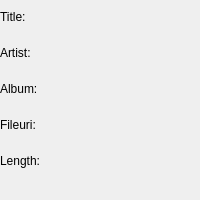
<?xml version="1.0" encoding="UTF-8"?>
<ui version="4.0">
 <class>ui_SongInfo</class>
 <widget class="QWidget" name="ui_SongInfo">
  <property name="windowModality">
   <enum>Qt::ApplicationModal</enum>
  </property>
  <property name="geometry">
   <rect>
    <x>0</x>
    <y>0</y>
    <width>200</width>
    <height>200</height>
   </rect>
  </property>
  <property name="sizePolicy">
   <sizepolicy hsizetype="Ignored" vsizetype="Ignored">
    <horstretch>0</horstretch>
    <verstretch>0</verstretch>
   </sizepolicy>
  </property>
  <property name="windowTitle">
   <string>Form</string>
  </property>
  <layout class="QVBoxLayout" name="verticalLayout">
   <property name="spacing">
    <number>0</number>
   </property>
   <property name="sizeConstraint">
    <enum>QLayout::SetNoConstraint</enum>
   </property>
   <property name="margin">
    <number>0</number>
   </property>
   <item>
    <layout class="QHBoxLayout" name="horizontalLayout">
     <property name="spacing">
      <number>0</number>
     </property>
     <property name="sizeConstraint">
      <enum>QLayout::SetDefaultConstraint</enum>
     </property>
     <item>
      <layout class="QVBoxLayout" name="verticalLayout_2">
       <property name="spacing">
        <number>2</number>
       </property>
       <property name="sizeConstraint">
        <enum>QLayout::SetDefaultConstraint</enum>
       </property>
       <item>
        <widget class="QLabel" name="label_2">
         <property name="sizePolicy">
          <sizepolicy hsizetype="Maximum" vsizetype="Preferred">
           <horstretch>0</horstretch>
           <verstretch>0</verstretch>
          </sizepolicy>
         </property>
         <property name="text">
          <string>Title:</string>
         </property>
        </widget>
       </item>
       <item>
        <widget class="QLabel" name="label_3">
         <property name="sizePolicy">
          <sizepolicy hsizetype="Maximum" vsizetype="Preferred">
           <horstretch>0</horstretch>
           <verstretch>0</verstretch>
          </sizepolicy>
         </property>
         <property name="text">
          <string>Artist:</string>
         </property>
        </widget>
       </item>
       <item>
        <widget class="QLabel" name="label">
         <property name="sizePolicy">
          <sizepolicy hsizetype="Maximum" vsizetype="Preferred">
           <horstretch>0</horstretch>
           <verstretch>0</verstretch>
          </sizepolicy>
         </property>
         <property name="text">
          <string>Album:</string>
         </property>
        </widget>
       </item>
       <item>
        <widget class="QLabel" name="label_4">
         <property name="sizePolicy">
          <sizepolicy hsizetype="Maximum" vsizetype="Preferred">
           <horstretch>0</horstretch>
           <verstretch>0</verstretch>
          </sizepolicy>
         </property>
         <property name="text">
          <string>Fileuri:</string>
         </property>
        </widget>
       </item>
       <item>
        <widget class="QLabel" name="label_5">
         <property name="sizePolicy">
          <sizepolicy hsizetype="Maximum" vsizetype="Preferred">
           <horstretch>0</horstretch>
           <verstretch>0</verstretch>
          </sizepolicy>
         </property>
         <property name="text">
          <string>Length:</string>
         </property>
        </widget>
       </item>
      </layout>
     </item>
     <item>
      <layout class="QVBoxLayout" name="verticalLayout_3">
       <property name="spacing">
        <number>2</number>
       </property>
       <property name="sizeConstraint">
        <enum>QLayout::SetDefaultConstraint</enum>
       </property>
       <item>
        <widget class="QLabel" name="lbl_title">
         <property name="sizePolicy">
          <sizepolicy hsizetype="Ignored" vsizetype="Preferred">
           <horstretch>0</horstretch>
           <verstretch>0</verstretch>
          </sizepolicy>
         </property>
         <property name="text">
          <string/>
         </property>
         <property name="scaledContents">
          <bool>false</bool>
         </property>
         <property name="alignment">
          <set>Qt::AlignLeading|Qt::AlignLeft|Qt::AlignVCenter</set>
         </property>
         <property name="wordWrap">
          <bool>true</bool>
         </property>
        </widget>
       </item>
       <item>
        <widget class="QLabel" name="lbl_artist">
         <property name="sizePolicy">
          <sizepolicy hsizetype="Ignored" vsizetype="Preferred">
           <horstretch>0</horstretch>
           <verstretch>0</verstretch>
          </sizepolicy>
         </property>
         <property name="text">
          <string/>
         </property>
         <property name="scaledContents">
          <bool>false</bool>
         </property>
         <property name="alignment">
          <set>Qt::AlignLeading|Qt::AlignLeft|Qt::AlignVCenter</set>
         </property>
         <property name="wordWrap">
          <bool>true</bool>
         </property>
        </widget>
       </item>
       <item>
        <widget class="QLabel" name="lbl_album">
         <property name="sizePolicy">
          <sizepolicy hsizetype="Ignored" vsizetype="Preferred">
           <horstretch>0</horstretch>
           <verstretch>0</verstretch>
          </sizepolicy>
         </property>
         <property name="text">
          <string/>
         </property>
         <property name="scaledContents">
          <bool>false</bool>
         </property>
         <property name="alignment">
          <set>Qt::AlignLeading|Qt::AlignLeft|Qt::AlignVCenter</set>
         </property>
         <property name="wordWrap">
          <bool>true</bool>
         </property>
        </widget>
       </item>
       <item>
        <widget class="QLabel" name="lbl_uri">
         <property name="sizePolicy">
          <sizepolicy hsizetype="Ignored" vsizetype="Preferred">
           <horstretch>0</horstretch>
           <verstretch>0</verstretch>
          </sizepolicy>
         </property>
         <property name="text">
          <string/>
         </property>
        </widget>
       </item>
       <item>
        <widget class="QLabel" name="lbl_length">
         <property name="text">
          <string/>
         </property>
        </widget>
       </item>
      </layout>
     </item>
    </layout>
   </item>
   <item>
    <layout class="QHBoxLayout" name="horizontalLayout_2">
     <item>
      <widget class="QPushButton" name="btn_back">
       <property name="sizePolicy">
        <sizepolicy hsizetype="Preferred" vsizetype="Maximum">
         <horstretch>0</horstretch>
         <verstretch>0</verstretch>
        </sizepolicy>
       </property>
       <property name="toolTip">
        <string>go back</string>
       </property>
       <property name="text">
        <string/>
       </property>
       <property name="icon">
        <iconset resource="Icons.qrc">
         <normaloff>:/icons/go-previous.png</normaloff>:/icons/go-previous.png</iconset>
       </property>
       <property name="iconSize">
        <size>
         <width>32</width>
         <height>32</height>
        </size>
       </property>
       <property name="flat">
        <bool>true</bool>
       </property>
      </widget>
     </item>
     <item>
      <widget class="QPushButton" name="btn_addtoplaylist">
       <property name="sizePolicy">
        <sizepolicy hsizetype="Preferred" vsizetype="Maximum">
         <horstretch>0</horstretch>
         <verstretch>0</verstretch>
        </sizepolicy>
       </property>
       <property name="toolTip">
        <string>add song to playlist</string>
       </property>
       <property name="text">
        <string/>
       </property>
       <property name="icon">
        <iconset resource="Icons.qrc">
         <normaloff>:/icons/list-add.png</normaloff>:/icons/list-add.png</iconset>
       </property>
       <property name="iconSize">
        <size>
         <width>32</width>
         <height>32</height>
        </size>
       </property>
       <property name="flat">
        <bool>true</bool>
       </property>
      </widget>
     </item>
     <item>
      <widget class="QPushButton" name="btn_play">
       <property name="sizePolicy">
        <sizepolicy hsizetype="Preferred" vsizetype="Maximum">
         <horstretch>0</horstretch>
         <verstretch>0</verstretch>
        </sizepolicy>
       </property>
       <property name="baseSize">
        <size>
         <width>0</width>
         <height>0</height>
        </size>
       </property>
       <property name="toolTip">
        <string>adds song and plays it</string>
       </property>
       <property name="text">
        <string/>
       </property>
       <property name="icon">
        <iconset resource="Icons.qrc">
         <normaloff>:/icons/media-playback-start.png</normaloff>:/icons/media-playback-start.png</iconset>
       </property>
       <property name="iconSize">
        <size>
         <width>32</width>
         <height>32</height>
        </size>
       </property>
       <property name="flat">
        <bool>true</bool>
       </property>
      </widget>
     </item>
    </layout>
   </item>
  </layout>
 </widget>
 <resources>
  <include location="Icons.qrc"/>
 </resources>
 <connections/>
</ui>
